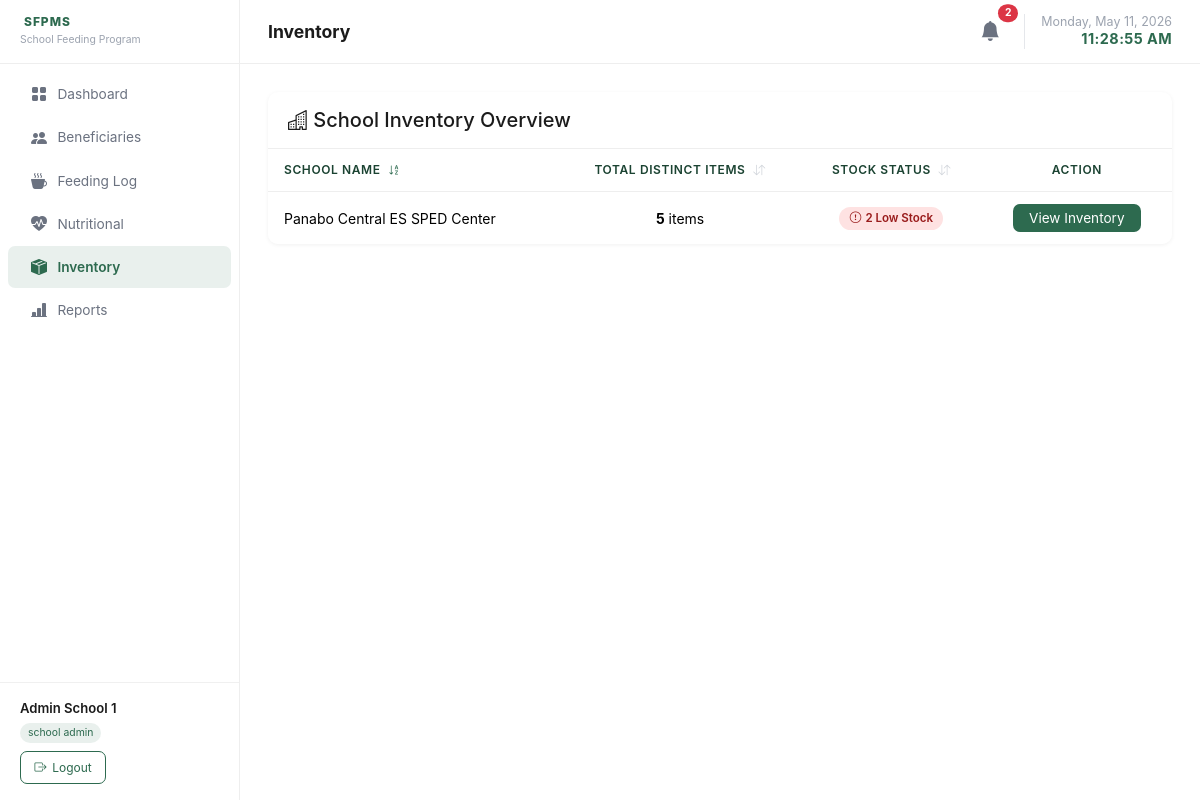
Screenshot of /pages/inventory.php (signed in) with the database file from the repository.
### tables this page shows
CREATE TABLE schools (
    id          INT UNSIGNED AUTO_INCREMENT PRIMARY KEY,
    name        VARCHAR(200) NOT NULL,
    address     VARCHAR(300),
    created_at  TIMESTAMP DEFAULT CURRENT_TIMESTAMP
);

### classes/Inventory.php (called while the page is built, shortened)
<?php
class Inventory {
    public static function getSchoolSummaries(?int $schoolId = null): array {
        $pdo    = getPDO();
        $where  = $schoolId ? 'WHERE s.id = ?' : '';
        $params = $schoolId ? [$schoolId] : [];
        $sql    = "
            SELECT s.id AS school_id, s.name AS school_name,
                   COUNT(i.id) AS total_items,
                   SUM(IF(i.quantity <= i.low_stock_threshold, 1, 0)) AS low_stock_items
            FROM schools s
            LEFT JOIN inventory i ON s.id = i.school_id
            {$where}
            GROUP BY s.id, s.name
            ORDER BY s.name
        ";
        $stmt = $pdo->prepare($sql);
        $stmt->execute($params);
        return $stmt->fetchAll();
    }
}

### pages/inventory.php (the view, shortened to what this page needs)
<?php
require_once __DIR__ . '/../classes/Inventory.php';
require_once __DIR__ . '/../includes/helpers.php';
$viewSchoolId = $_GET['view_school'] ?? null;
require_once __DIR__ . '/../includes/header.php';
?>
<?php if (!$viewSchoolId): ?>
<?php
$summaries = Inventory::getSchoolSummaries($isSA ? null : $schoolId);
$sortBy  = in_array($_GET['sort'] ?? '', ['school_name', 'total_items', 'low_stock_items']) ? $_GET['sort'] : 'school_name';
$sortDir = ($_GET['dir'] ?? 'asc') === 'desc' ? 'desc' : 'asc';
?>
<div class="table-wrapper">
  <div class="table-header">
    <h5 class="m-0"><i class="bi bi-buildings"></i> School Inventory Overview</h5>
  </div>
  <div class="table-responsive">
    <table class="table">
      <thead>
        <tr>
          <th>
            <a href="<?= sortUrl('school_name', $sortBy, $sortDir) ?>" class="text-decoration-none text-inherit">
              School Name <?= sortIcon('school_name', $sortBy, $sortDir) ?>
            </a>
          </th>
          <th class="text-center">
            <a href="<?= sortUrl('total_items', $sortBy, $sortDir) ?>" class="text-decoration-none text-inherit">
              Total Distinct Items <?= sortIcon('total_items', $sortBy, $sortDir) ?>
            </a>
          </th>
          <th class="text-center">
            <a href="<?= sortUrl('low_stock_items', $sortBy, $sortDir) ?>" class="text-decoration-none text-inherit">
              Stock Status <?= sortIcon('low_stock_items', $sortBy, $sortDir) ?>
            </a>
          </th>
          <th class="text-center">Action</th>
        </tr>
      </thead>
      <tbody>
        <?php if (empty($summaries)): ?>
        <tr><td colspan="4" class="text-center text-muted py-4">No schools found.</td></tr>
        <?php else: ?>
        <?php foreach ($summaries as $s): ?>
        <tr>
          <td><?= htmlspecialchars($s['school_name']) ?></td>
          <td class="text-center"><strong><?= number_format($s['total_items']) ?></strong> items</td>
          <td class="text-center">
            <?php if ($s['low_stock_items'] > 0): ?>
              <span class="status-badge badge-low"><i class="bi bi-exclamation-circle me-1"></i><?= number_format($s['low_stock_items']) ?> Low Stock</span>
            <?php else: ?>
              <span class="status-badge badge-ok">All Good</span>
            <?php endif; ?>
          </td>
          <td class="text-center">
            <a href="inventory.php?view_school=<?= $s['school_id'] ?>" class="btn-primary-custom text-decoration-none px-3 py-1" style="font-size:0.85rem;">
              View Inventory
            </a>
          </td>
        </tr>
        <?php endforeach; ?>
        <?php endif; ?>
      </tbody>
    </table>
  </div>
</div>
<?php endif; ?>
<?php require_once __DIR__ . '/../includes/footer.php'; ?>

### assets/css/app.css (style rules this page uses)
:root { --primary: #2D6A4F; --accent: #52B788; --neutral: #F8F9FA; --text: #1B1B1B; --danger: #DC3545; --sidebar-w: 240px; }
*, *::before, *::after { box-sizing: border-box; }
body { margin: 0; font-family: -apple-system, BlinkMacSystemFont, 'Segoe UI', Roboto, Oxygen, Ubuntu, Cantarell, sans-serif; background: #fff; color: var(--text); min-height: 100vh; }
.table-wrapper { background: #fff; border-radius: 10px; overflow: hidden; box-shadow: 0 1px 4px rgba(0,0,0,.06); }
.table-wrapper .table-header { padding: 1rem 1.25rem; display: flex; align-items: center; justify-content: space-between; gap: .75rem; flex-wrap: wrap; border-bottom: 1px solid #eee; }
.table { margin: 0; }
.table th { font-size: .75rem; font-weight: 600; text-transform: uppercase; letter-spacing: .05em; color: #1b4332 !important; border-bottom: 1px solid #eee; padding: .75rem 1rem; background: #fff; }
.table th a { color: #1b4332 !important; }
.table td { padding: .75rem 1rem; vertical-align: middle; border-bottom: 1px solid #eee; font-size: .875rem; }
.table tbody tr:last-child td { border-bottom: none; }
.badge-low { background: #fee2e2; color: #991b1b; }
.status-badge { display: inline-block; padding: .2rem .65rem; border-radius: 20px; font-size: .72rem; font-weight: 600; }
.btn-primary-custom { background: var(--primary); color: #fff; border: none; border-radius: 7px; padding: .45rem .9rem; font-size: .855rem; cursor: pointer; transition: background .15s; text-decoration: none; display: inline-flex; align-items: center; gap: .35rem; }

### rows the page displays
schools: name "Panabo Central ES SPED Center", total_items "5", low_stock_items "2"

### other values shown
$item['label'] "Dashboard"
$item['label'] "Beneficiaries"
$item['label'] "Feeding Log"
$item['label'] "Nutritional"
$item['label'] "Inventory"
$item['label'] "Reports"
$user['name'] "Admin School 1"
str_replace('_', ' ', $user['role']) "school admin"
$pageTitle "Inventory"
$totalNotifs "2"
